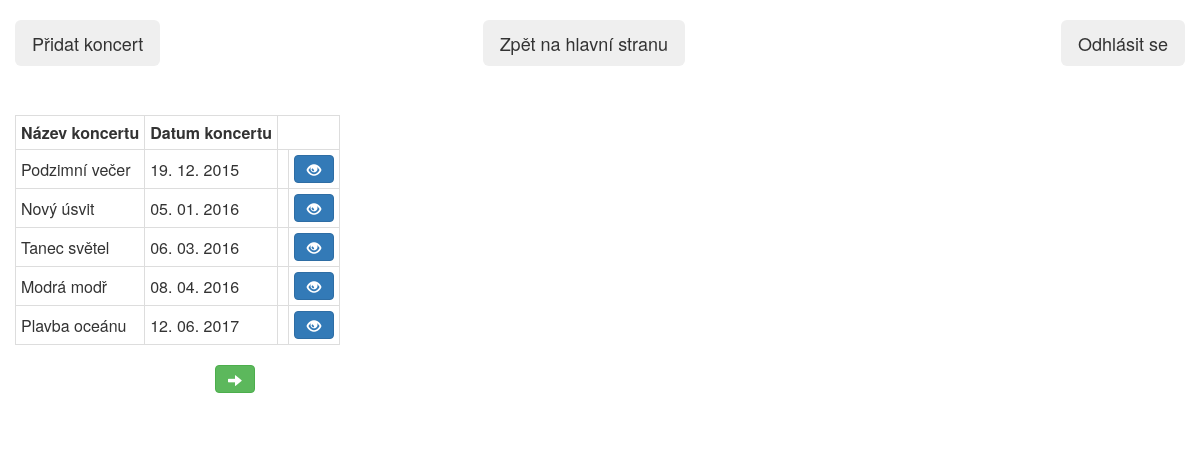
/concerts.php (signed in), run on the app's committed database.
### tables this page shows
CREATE TABLE IF NOT EXISTS `concerts` (
  `ID` int(11) NOT NULL AUTO_INCREMENT,
  `Name` varchar(50) NOT NULL COMMENT 'nazev koncertu',
  `Date` date NOT NULL,
  PRIMARY KEY (`ID`)
);

### concerts.php (the view, shortened to what this page needs)
<html>
<head>
<link href="css/bootstrap.min.css" rel="stylesheet">
</head>
<body>
<div class="container-fluid">
<div class="row">
	</div>
	<div class="form-group row">
		<div class="col-lg-2">
		    <form action="add_concert.php">
			<button class="btn btn-lg" type="submit">Přidat koncert</button>
			</form>
		</div>
		<div class="col-lg-2 col-lg-offset-3">
		    <form action="index.php">
			<span class="pull-right">
			<button class="btn btn-lg" type="submit">Zpět na hlavní stranu</button>
			</span>
			</form>
		</div>
		<div class="col-lg-2 col-lg-offset-3">
			<form action="power.php?logout=1" method="post">
				<span class="pull-right">
				<button class="btn btn btn-lg" type="submit">Odhlásit se</button>
				</span>
			</form>
		</div>
	</div>
	<div class="row">
	</div>
<?php
if (!isset($_GET['startrow']) or !is_numeric($_GET['startrow'])) {
  $startrow = 0;
}
else {
  $startrow = (int)$_GET['startrow'];
}
$SQL = "SELECT * FROM concerts ORDER BY Date LIMIT $startrow, 10";
$fetch = mysql_query($SQL, $_SESSION['db'])or
die(mysql_error());
?>
<?php
   $num=Mysql_num_rows($fetch);
        if($num>0)
        {
        echo "<table class=\"table-bordered table-condensed\">";
        echo "<tr><th>Název koncertu</th><th>Datum koncertu</th></tr>";
        for($i=0;$i<$num;$i++){
			$row=mysql_fetch_row($fetch);
?>
			<tr>
                <form method="post" action="show_concert.php">
				<td><input type="hidden" name="Cname" value="<?php echo $row[1]; ?>"></input><?php echo $row[1]; ?></td>
				<td><input type="hidden" name="Cdate" value="<?php echo $row[2]; ?>"></input>
				<?php
				$data_date = explode("-", $row[2]);
				echo $data_date[2] . ". " . $data_date[1] . ". " . $data_date[0];
				?></td>
				<td><input type="hidden" name="CID" value="<?php echo $row[0]; ?>"></input></td>
			    <td><button class="btn btn-md btn-primary" type="submit" name="select"><span class="glyphicon glyphicon-eye-open" aria-hidden="true"></span></button></td>
				</form>
			</tr>
<?php
		}
        echo"</table>";
        }
?>
<div class="row">
</div>
<?php
$prev = $startrow - 10;
if ($prev >= 0){
    echo "
		<div class=\"form-group row\">
	   <div class=\"col-lg-2\">
	   <form method=\"post\" action=".$_SERVER['PHP_SELF']."?startrow=".$prev.">".
      "<button class=\"btn btn-md btn-success\" type=\"submit\"><span class=\"glyphicon glyphicon-arrow-left\" aria-hidden=\"true\"></span></span></button>".
	  "</form></div>
	  <div class=\"col-lg-2\">
		 <form method=\"post\" action=".$_SERVER['PHP_SELF']."?startrow=".($startrow+10).">".
		  "<button class=\"btn btn-md btn-success\" type=\"submit\"><span class=\"glyphicon glyphicon-arrow-right\" aria-hidden=\"true\"></span></span></button>".
		  "</form>
		   </div>
		   </div>";
}
else{
    echo "<div class=\"form-group row\">";
    echo "<div class=\"col-lg-2 col-lg-offset-2\">
		  <form method=\"post\" action=".$_SERVER['PHP_SELF']."?startrow=".($startrow+10).">".
		  "<button class=\"btn btn-md btn-success\" type=\"submit\"><span class=\"glyphicon glyphicon-arrow-right\" aria-hidden=\"true\"></span></span></button>".
		  "</form>
		   </div>
		   </div>";
	}
?>
</div>
</body>
</html>

### data on the page
concerts: Name "Podzimní večer", Date "19", Date "12", Date "2015"
concerts: Name "Nový úsvit", Date "05", Date "01", Date "2016"
concerts: Name "Tanec světel", Date "06", Date "03", Date "2016"
concerts: Name "Modrá modř", Date "08", Date "04", Date "2016"
concerts: Name "Plavba oceánu", Date "12", Date "06", Date "2017"
